Frame 1 (no input): blank canvas, image omitted
Frame 60 (no input): blank canvas, image omitted
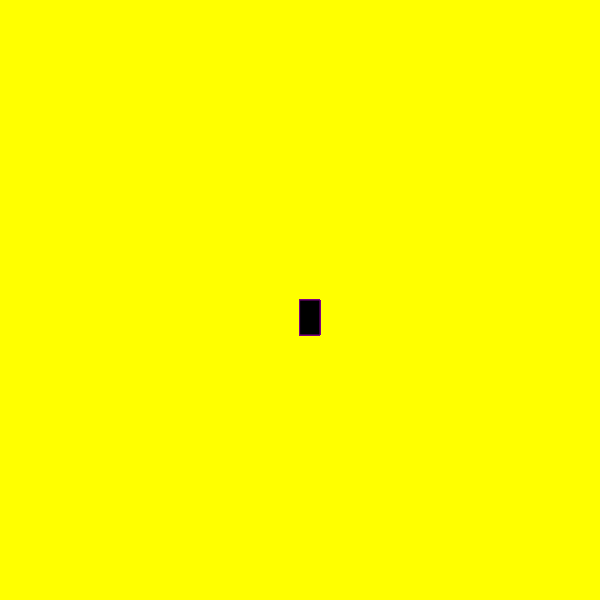
Frame 120 (the mouse pressed at the canvas centre since frame 60)

The p5.js sketch whose frames 1 and 60 were blank and that drew this single picture after the mouse press (run headless with seeded random() and noise() and a simulated clock; from frame 60 on, the mouse is pressed at the canvas centre):

// p5.js sketch
// ── sketch.js
function setup() {
    createCanvas(600, 600);
     background("yellow");
  }
  
  function draw() {
    
    stroke ("purple");
    fill ("black");
    
    // console.log(mouseIsPressed);
     
    if (mouseIsPressed) {
      rect(mouseX, mouseY, 20, 35);
    }
  }
